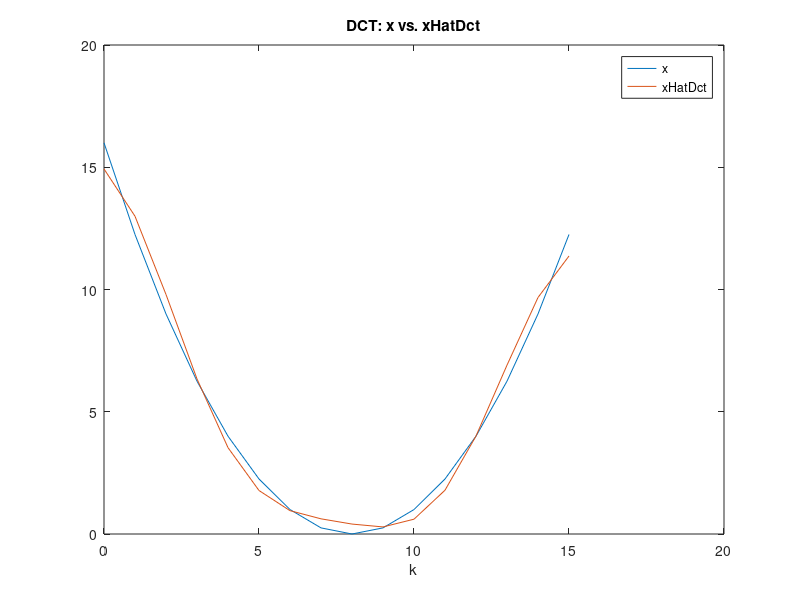
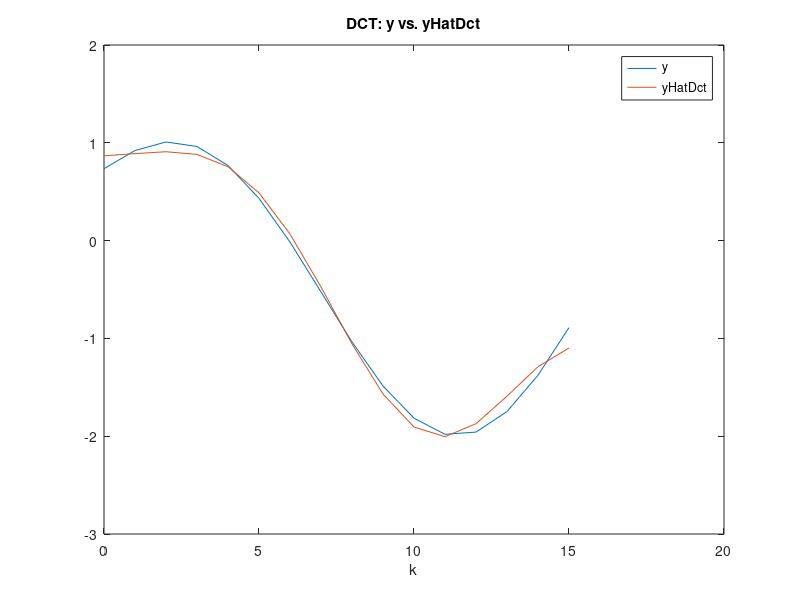

Source code (MATLAB) for these figures, in order:
% XDct be the DCT of x, and YDct the DCT of y. 
% XHatDct be derived from XDct by replacing the last 11 elements of XDct by zeros while keeping the rest of the elements the same
% YHatDct similarly from YDct. 
% xHatDct be the inverse DCT of XHatDct, and yHatDct the inverse DCT of YHatDct.

% base equations
k = 0:15;
x = (k-8).^2 / 4;
y = cos(k * (pi/16) + 1) + sin((2*k+1) * (pi/16));

% dct transformation
XDct= dct(x);
YDct = dct(y);

XHatDct = XDct;
XHatDct(6:16) = 0;
YHatDct = YDct;
YHatDct(6:16) = 0;

% inverse dct of XHatDct
xHatDct = idct(XHatDct);
yHatDct = idct(YHatDct);

table1 = [XDct' XHatDct'];
display(table1)
table2 = [YDct' YHatDct'];
display(table2)
table3 = [x' xHatDct'];
display(table3)
table4 = [y' yHatDct'];
display(table4)

% plot 
figure(1);
plot(k,x);
hold on;
plot(k, xHatDct);
legend('x', 'xHatDct');
title('DCT: x vs. xHatDct');
xlabel('k');
hold off;

figure(2);
plot(k, y);
hold on;
plot(k, yHatDct);
legend('y', 'yHatDct');
title('DCT: y vs. yHatDct');
xlabel('k');
hold off;

% 3.c MSE
xMSE3 = mean((xHatDct - x).^2);
yMSE3 = mean((yHatDct - y).^2);

% 3.d SNR

xSNR3 = 20 * log10(abs(x) / abs(x-xHatDct));
ySNR3 = 20 * log10(abs(y) / abs(y-yHatDct));


